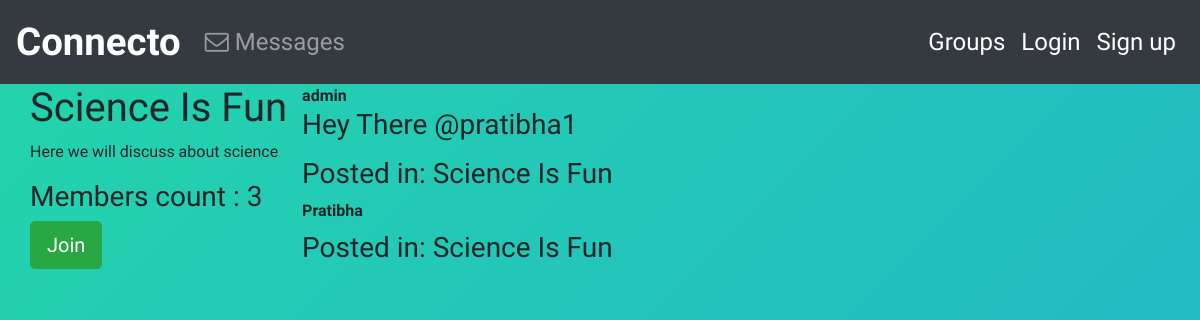
/group/posts/in/science-is-fun/, run on the app's committed database.
### groups/models.py (models this page shows, shortened)
class Group(models.Model):
    name=models.CharField(max_length=250,unique=True)
    slug=models.SlugField(allow_unicode=True,unique=True)
    description=models.TextField(blank=True,default='')
    description_html=models.TextField(editable=False,default='',blank=True)
    members=models.ManyToManyField(User,related_name="Memberships")
    class Meta:
        ordering =['name']

### posts/models.py (models this page shows, shortened)
class Post(models.Model):
    user=models.ForeignKey(User,related_name='posts',on_delete=models.CASCADE)
    message=models.TextField()
    message_html=models.TextField(editable=False)
    created_at=models.DateTimeField(auto_now=True)
    group=models.ForeignKey(Group,related_name='posts',null=True,blank=True,on_delete=models.CASCADE)
    class Meta:
        ordering =['-created_at']
        unique_together=['user','message']

### groups/views.py (the view)
# urls.py: re_path('posts/in/(?P<slug>[-\w]+)/',Singlegroup.as_view(),name="single"),
class Singlegroup(DetailView):
    model=Group

### groups/templates/groups/group_detail.html (shortened to what this page needs)
{% extends "groups/group_base.html"%}
{% block pregroup %}
    <div class="content">
    <h1> {{group.name}}</h1>
    <p> {{group.description|safe}} </p>
    <h3> Members count : {{group.members.count}}</h3>
    {% if user in group.members.all %}
        <a href="{% url "groups:leave" slug=group.slug %}" class="btn btn-lg btn-danger"><span class="fas fa-sign-out-alt"></span>Leave</a>
    {% else %}
         <a href="{% url "groups:join" slug=group.slug %}" class="btn btn-lg btn-success">Join</a>
    {% endif %}
    </div>
{% endblock %}
{% block group_content%}
    <div class="col-md-8">
        {% if not group.posts.count %}
            <h3> No posts yet</h3>
        {% else %}
            {% for post in group.posts.all%}
                {% include "posts/_post.html"%}
            {% endfor %}
        {% endif %}
    </div>
{% endblock%}

### posts/templates/posts/_post.html (shortened to what this page needs)
<div class="post-media">
    <strong>{{post.user.username}}</strong>
        <div class="media-body">
            <h3> {{post.message_html|safe}}</h3>
                {% if post.group %}
                    <h3>  Posted in: {{post.group.name}}</h3>
                {% endif %}
        </div>
    </div>

### static/css/base.css (style rules this page uses)
body { font-family: 'Source Sans Pro', sans-serif; width: 100wh; height: 90vh; background: linear-gradient(-45deg, #EE7752, #E73C7E, #23A6D5, #23D5AB); background-size: 400% 400%; -webkit-animation: Gradient 15s ease infinite; -moz-animation: Gradient 15s ease infinite; animation: Gradient 15s ease infinite; }

### data on the page
Group: name "Science Is Fun", description "Here we will discuss about science", members.count "3"
Post: user.username "admin", message_html "Hey There @pratibha1", group.name "Science Is Fun"
Post: user.username "Pratibha", group.name "Science Is Fun"
